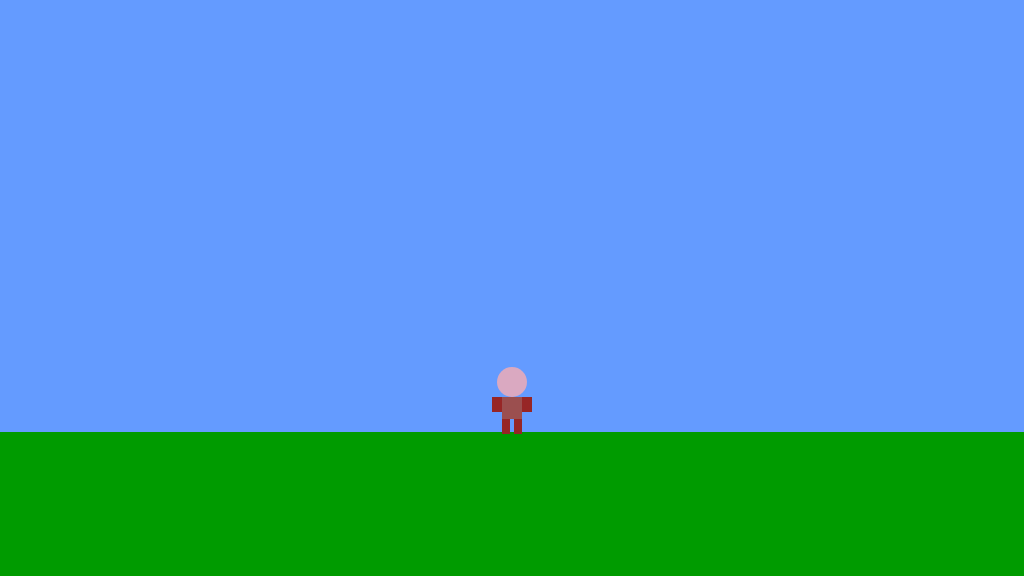
Frame 1 (no input)
Frame 60 (no input): identical to frame 1, image omitted
Frame 120 (the mouse pressed at the canvas centre since frame 60): identical to frame 1, image omitted

The p5.js sketch that drew this single still picture (run headless with seeded random() and noise() and a simulated clock; from frame 60 on, the mouse is pressed at the canvas centre):

// p5.js sketch
// ── sketch.js
/*

The Game Project

Week 3

Game interaction

*/


var gameChar_x;
var gameChar_y;
var floorPos_y;
var isLeft;
var isFalling;
var isRight;
var isPlummeting;
var speed;
var jumpspeed;

function setup()
{
	createCanvas(1024, 576);
	floorPos_y = height * 3/4;
	gameChar_x = width/2;
	gameChar_y = floorPos_y;
	speed = 4;
	jumpspeed =  15;
}

function draw()
{

	///////////DRAWING CODE//////////

	background(100,155,255); //fill the sky blue


	noStroke();
	fill(0,155,0);
	rect(0, floorPos_y, width, height - floorPos_y); //draw some green ground

	//draw the canyon


	//the game character
	if(isLeft && isFalling)
	{
		drawJumpingLeft();
		makeJump();
		gameChar_x -= speed;

	}
	else if(isRight && isFalling)
	{
		drawJumpingRight();
		makeJump();
		gameChar_x += speed;


	}
	else if(isLeft)
	{
		drawGoLeft();
		gameChar_x -= speed;


	}
	else if(isRight)
	{
		drawGoRight();
		gameChar_x += speed;

	}
	else if(isFalling || isPlummeting)
	{
		drawJumpingFront();
		makeJump();

	}
	else
	{
		drawStandingFront();

	}

	///////////INTERACTION CODE//////////
	//Put conditional statements to move the game character below here

}


function keyPressed()
{
	// if statements to control the animation of the character when
	// keys are pressed.

	//open up the console to see how these work
	console.log("keyPressed: " + key);
	console.log("keyPressed: " + keyCode);
	if (keyCode == RIGHT_ARROW) {
		isRight = true;
	} else if (keyCode == LEFT_ARROW) {
		isLeft = true;
	} else if (keyCode == 32) {
		isFalling = true;
	}
}

function keyReleased()
{
	// if statements to control the animation of the character when
	// keys are released.

	console.log("keyReleased: " + key);
	console.log("keyReleased: " + keyCode);
	if (keyCode == RIGHT_ARROW) {
		isRight = false;
	} else if (keyCode == LEFT_ARROW) {
		isLeft = false;
	} 

}



function drawJumpingLeft() {
	//Jumping to the left
	  //head
   fill(218,169,193)
	  ellipse(gameChar_x,gameChar_y-60,30,30);
	  //body
	  fill(155,79,79)
	  rect(gameChar_x-5,gameChar_y-45,12,22);
	  //arm_left
	  fill(151,38,38);
	  rect(gameChar_x-3,gameChar_y-55,8,17);
	  //leg_left
	  fill(151,38,38);
	  rect(gameChar_x-5,gameChar_y-23,15,10);
  }
  
  function drawJumpingRight() {
	   //head
   fill(218,169,193);
	  ellipse(gameChar_x,gameChar_y-60,30,30);
	  //body
	  fill(155,79,79);
	  rect(gameChar_x-5,gameChar_y-45,12,22);
	  //arm_left
	  fill(151,38,38);
	  rect(gameChar_x-3,gameChar_y-53,8,17);
	  //leg_right
	  fill(151,38,38);
	  rect(gameChar_x-10,gameChar_y-23,15,10);
  }
  
  function drawGoLeft() {
	   //head
   fill(218,169,193);
	  ellipse(gameChar_x,gameChar_y-50,30,30);
	  
	  //body
	  fill(155,79,79);
	  rect(gameChar_x-5,gameChar_y-35,12,22);
	  //arm_left
	  fill(151,38,38);
	  rect(gameChar_x-3,gameChar_y-35,8,17);
	  //leg_right
	  fill(151,38,38);
	  rect(gameChar_x-5,gameChar_y-13,10,15);
  }
  
  function drawGoRight() {
		  //head
   fill(218,169,193);
	  ellipse(gameChar_x,gameChar_y-50,30,30);
	  //body
	  fill(155,79,79);
	  rect(gameChar_x-5,gameChar_y-35,12,22);
	  //arm_left
	  fill(151,38,38);
	  rect(gameChar_x-3,gameChar_y-35,8,17);
	  //leg_right
	  fill(151,38,38);
	  rect(gameChar_x-3,gameChar_y-13,10,15);
  }
  
  function drawJumpingFront() {
	   //head
   fill(218,169,193);
	  ellipse(gameChar_x,gameChar_y-60,30,30);
	  //body
	  fill(155,79,79);
	  rect(gameChar_x-10,gameChar_y-45,20,22);
	  //arm_left
	  fill(151,38,38);
	  rect(gameChar_x-20,gameChar_y-45,10,15);
	  //arm_right
	  fill(151,38,38);
	  rect(gameChar_x+10,gameChar_y-45,10,10);
	  //leg_right
	  fill(151,38,38);
	  rect(gameChar_x+2,gameChar_y-23,8,15);
	  //leg_left
	  fill(151,38,38);
	  rect(gameChar_x-10,gameChar_y-23,8,10);
  }
  
  function drawStandingFront() {
		  //head
   fill(218,169,193)
	  ellipse(gameChar_x,gameChar_y-50,30,30);
	  //body
	  fill(155,79,79)
	  rect(gameChar_x-10,gameChar_y-35,20,22);
	  //arm_left
	  fill(151,38,38)
	  rect(gameChar_x-20,gameChar_y-35,10,15);
	  //arm_right
	  fill(151,38,38);
	  rect(gameChar_x+10,gameChar_y-35,10,15);
	  //leg_right
	  fill(151,38,38);
	  rect(gameChar_x+2,gameChar_y-13,8,15);
	  //leg_left
	  fill(151,38,38);
	  rect(gameChar_x-10,gameChar_y-13,8,15);
  }

  function makeJump () {
		gameChar_y -= jumpspeed;
		jumpspeed -= 1;
		if (jumpspeed == -16) {
			isFalling = false;
			jumpspeed = 15;
		}
  }
